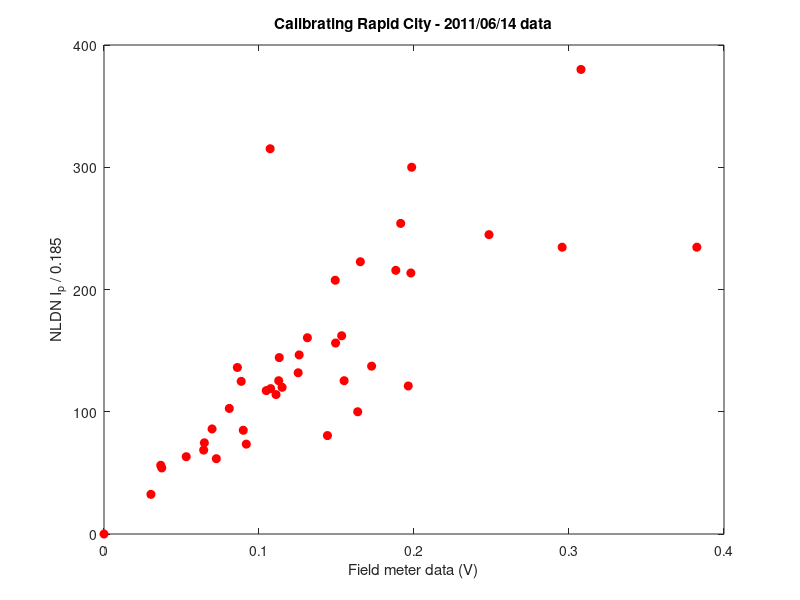

Source code (MATLAB):
function SD_data_calibration_trough_NLDN

nldnI = [-30
-11.4
-15.7
-13.6
-24.4
-58.3
-43.4
-19
-10.4
-41.2
-13.8
-28.9
-26.7
-23.1
-23.2
-29.7
-10
-21.7
-47
-6
-39.5
-22.2
-11.7
-25.2
-38.4
-23.2
-43.4
-22
-12.7
-70.3
-55.5
-21.1
-45.3
-27.1
-15.9
-25.4
-14.9
-22.4
-39.9
-18.5
0];

Vs = [18.3998
8.6973
10.7812
11.0177
15.0327
12.862
45.8977
9.7016
4.3917
19.8453
7.7695
17.9289
13.5689
10.6221
13.5236
15.7469
4.4716
12.5623
22.9676
3.6339
23.7565
13.7873
6.3651
10.3244
17.903
18.5899
35.4689
12.9016
7.7175
36.9281
23.8189
13.3191
29.8056
15.1075
8.367
20.7182
17.2994
23.5534
22.591
19.6425
0]/120;

B = -nldnI/0.185;
A = Vs;

[U,S,V] = svd([A(:) B(:)],0);
 m = -V(1,2)/V(2,2)


figure
plot(Vs,-nldnI/0.185,'ro','markerfacecolor','r')
xlabel('Field meter data (V)')
ylabel('NLDN I_p / 0.185')
title('Calibrating Rapid City - 2011/06/14 data')
hold all
%plot([0 max(Vs)], [0 max(Vs)*m])

%legend(sprintf('%i Points',length(Vs)),sprintf('Slope = %0.1f',m))
